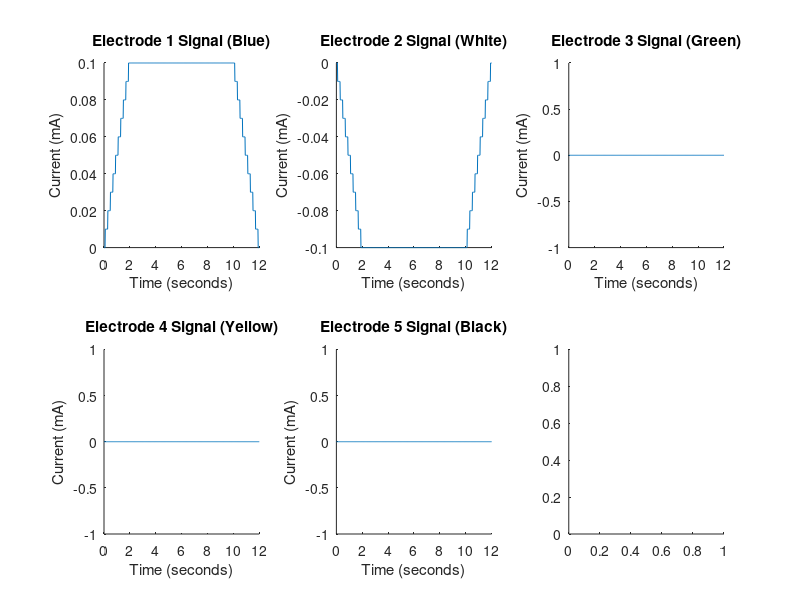

Recreate this plot in MATLAB.
clear ; close all; clc;

%% Edit Inputs Here
%%%%%%%%%%%%%%%%%%%%%%%%%%%%%%%%%%%%%%%%%%%%%%%%%%%%%%%%%%%%%%%%%%%%%%%%%%% 
%Info for saving the Files
%%%%%%%%%%%%%%%%%%%%%%%%%%%%%%%%%%%%%%%%%%%%%%%%%%%%%%%%%%%%%%%%%%%%%%%%%%% 
% set the folder that you want to save the files to
file_path = '/home/gvslinux/Documents/ChairGVS/Profiles/MontageTesting/Bilateral_Left';
% uncomment the mkdir line if the folder does not already exist
% mkdir(file_path) 

% a good naming convention is 
% MontageName_Current_mA_Duration_s_Profile_Type_freq/dir 
% can also add polarity and/or fs to end if applicable
% I might make code that automatically names the profile based on the input
% information
Filename = 'Bilateral_0_10mA_12s_left_bipolar_50Hz'; % the name you would like to file to be saved as 
 
%%%%%%%%%%%%%%%%%%%%%%%%%%%%%%%%%%%%%%%%%%%%%%%%%%%%%%%%%%%%%%%%%%%%%%%%%%% 
% Parameters to modify for all/any profile
%%%%%%%%%%%%%%%%%%%%%%%%%%%%%%%%%%%%%%%%%%%%%%%%%%%%%%%%%%%%%%%%%%%%%%%%%%% 

% (s) duration of signal (does not include padding, 
% or ramp up/down for sinusoid)
Duration = 12; 

% (Hz) sampling frequency, the TTS samples at 50Hz
fs = 50; 

% (mA) peak current, can't exceed 4mA 
PmA = 0.1;

% number of electrodes in the montage (must be at least 2 and no more than 5)
% 2 = bilateral 3 = Cevette, 4 = Aoyama
Num_Electrode = 2; 

% 1 = Sinusoidal, 2 = Noise, 3 = DC
Profile_Type = 3; 

%%%%%%%%%%%%%%%%%%%%%%%%%%%%%%%%%%%%%%%%%%%%%%%%%%%%%%%%%%%%%%%%%%%%%%%%%%%
% Profile Type Modifiers
%%%%%%%%%%%%%%%%%%%%%%%%%%%%%%%%%%%%%%%%%%%%%%%%%%%%%%%%%%%%%%%%%%%%%%%%%%%
% only for sinusoidal and noise profiles 
% 1 = uniploar 2 = bipolar
Polarity_Type = 2; 

% (Hz) only for sinusoidal profiles, set the frequency of 
% the sine wave for the profile
Sin_freq = 0.25; 

% (s) amount of time that current is increased/decreased 
% over- this is time interval at the beginning and end (this is part of the
% profile duration)
ramp_time = 2;

% set this as 1 for sinusoidal and noise; 
% for DC profiles use 1 for left/backward and 2 for right/forward
Current_Direction = 1; 

% Provide some time with zero motion at the beginning and end, if desired
% this adds time to the duration
zpad=0;           % sec at beginning runs padded with zeros
zpad_after = 0;     % sec at the end of runs padded with zeros

%%%%%%%%%%%%%%%%%%%%%%%%%%%%%%%%%%%%%%%%%%%%%%%%%%%%%%%%%%%%%%%%%%%%%%%%%%%
% if Num_Electrode = 4 or 5
%%%%%%%%%%%%%%%%%%%%%%%%%%%%%%%%%%%%%%%%%%%%%%%%%%%%%%%%%%%%%%%%%%%%%%%%%%%
% Specifies the number of cathodes ( 1 or 2) 
% only for configurations with 4 or 5 electrodes
% set as 2 for Aoyama config
Electrode_Config = 2; 

%%%%%%%%%%%%%%%%%%%%%%%%%%%%%%%%%%%%%%%%%%%%%%%%%%%%%%%%%%%%%%%%%%%%%%%%%%%
%% Other setup
code_path = cd;
if PmA>4 %can now go up to 4 mA instead of just 3mA
    error('Error: Peak current cannot exceed 4 mA.')
end
if Num_Electrode<2 || Num_Electrode>5
    error('Error: Number of electrodes cannot be <2 or >5.');
end
if Polarity_Type<1 || Polarity_Type>2
    error('Error: Polarity type must be 1 (unipolar) or 2 (bipolar).');
end


dt=1/fs;  %%% seconds per sample.
t=(0:dt:Duration);  %%% time vector (in seconds).
T=length(t);
freq=0:fs/T:fs/2;

%% Run appropriate signal generator.
if Profile_Type==1
    [GVS_Signal]=Sinusoidal_Ramp(t,fs,PmA,Polarity_Type,Sin_freq);
    T = length(GVS_Signal);
    t = (0:T-1)*dt;
elseif Profile_Type==2
    GVS_Signal=Noise(fs,T,PmA,Polarity_Type);
elseif Profile_Type ==3 
    GVS_Signal(1:T) = PmA;
    GVS_Signal(1:ramp_time*fs) = t(1:ramp_time*fs)*PmA/ramp_time;
    GVS_Signal((T-ramp_time*fs)+1:T) = t(ramp_time*fs:-1:1)*PmA/ramp_time;
end

% Power Spectral Density Analysis:
%% GVS Signal
xdft=fft(GVS_Signal);
xdft=xdft(1:T/2+1);
psdx=(1/(fs*T))*abs(xdft).^2;
psdx(2:end-1)=2*psdx(2:end-1);

%% Create GVS signals for all electrodes.
Electrode_1_Sig=GVS_Signal;
if Num_Electrode==2
    Electrode_2_Sig=GVS_Signal*(-1);
    if Current_Direction ==2
        Electrode_1_Sig=GVS_Signal*(-1);
        Electrode_2_Sig=GVS_Signal;
    end
    Electrode_3_Sig=zeros(1,T);
    Electrode_4_Sig=Electrode_3_Sig;
    Electrode_5_Sig=Electrode_3_Sig;
elseif Num_Electrode==3
    if Current_Direction == 1
        %electrodes 1&2 are cathodes 5 is the anode (backward)
        Electrode_5_Sig = GVS_Signal;
        Electrode_2_Sig=GVS_Signal*(-.5);
        Electrode_1_Sig=Electrode_2_Sig;
        Electrode_3_Sig=zeros(1,T); %Electrode_4_Sig;
    elseif Current_Direction == 2
        %electrodes 1&2 are anodes 5 is the cathode (forward)
        Electrode_5_Sig = -GVS_Signal;
        Electrode_2_Sig=GVS_Signal*(.5);
        Electrode_1_Sig=Electrode_2_Sig;
        Electrode_3_Sig=zeros(1,T); %Electrode_4_Sig;
    else
        Electrode_2_Sig=GVS_Signal*(-.5);
        Electrode_3_Sig=Electrode_2_Sig;
        Electrode_5_Sig=zeros(1,T); %Electrode_4_Sig;
    end
    Electrode_4_Sig=zeros(1,T);
    
elseif Num_Electrode==4
    if Electrode_Config==1
        Electrode_2_Sig=GVS_Signal*(-1/3);
        Electrode_3_Sig=Electrode_2_Sig;
        Electrode_4_Sig=Electrode_2_Sig;
        Electrode_5_Sig=zeros(1,T);
    elseif Electrode_Config==2
        Electrode_5_Sig=zeros(1,T);% may need to switch this to match the length of the sinusoid - seems to be and 2 second difference?
        if Current_Direction == 2
            % electrodes 3&4 are anodes(?) and 1&2 are cathodes (forward)
            Electrode_1_Sig=GVS_Signal*(-1);
            Electrode_2_Sig=Electrode_1_Sig;
            Electrode_3_Sig=GVS_Signal;
        else
            % electrodes 1&2 are anodes and 3&4 are cathodes (Backward)
            Electrode_2_Sig=GVS_Signal;
            Electrode_3_Sig=GVS_Signal*(-1);
        end
        Electrode_4_Sig=Electrode_3_Sig;
    end
elseif Num_Electrode==5
    if Electrode_Config==1
        Electrode_2_Sig=GVS_Signal*(-.25);
        Electrode_3_Sig=Electrode_2_Sig;
        Electrode_4_Sig=Electrode_2_Sig;
        Electrode_5_Sig=Electrode_2_Sig;
    elseif Electrode_Config==2
        Electrode_2_Sig=GVS_Signal;
        Electrode_3_Sig=GVS_Signal*(-2/3);
        Electrode_4_Sig=Electrode_3_Sig;
        Electrode_5_Sig=Electrode_3_Sig;
    end
end

zpad_Zeros= zeros(zpad*fs,1);
zpad_after_Zeros = zeros(zpad_after*fs,1);

%% Make electrode matrix, then round values to hundredths.
ElectrodesM=[dt Electrode_1_Sig;    0  Electrode_2_Sig  ;    0  Electrode_3_Sig  ;    0  Electrode_4_Sig  ;     0  Electrode_5_Sig  ];
ElectM100=ElectrodesM.*100; %% Multiply by 100 to remove the decimal.
RoundElectM=round(ElectM100); %% Rounds to whole numbers.
%%% Check that they all sum to zero. 
SumElectrodes=sum(RoundElectM);
j=find(SumElectrodes);
if min(SumElectrodes(2:end))<-3 && max(SumElectrodes(2:end))>3
    error('Error: Sum of electrodes at certain iterations is >30 uA. Check "j" values to see which iterations do not sum to zero.')
end
%%% Subtract additional currents (<30 uA) from Electrode 5.
ModElect5=[0 (RoundElectM(5,2:end)-SumElectrodes(2:end))];
NewElectM=[RoundElectM(1:4,:);ModElect5];
%%% Check that they all sum to zero again.
SumElectNew=sum(NewElectM(1:5,2:end));
k=find(SumElectNew);
if k~=0
    error('Error: Electrodes did not sum to zero. Check "k" values.')
end

%% Plot GVS signals.
figure;
subplot(2,3,1);
title('Electrode 1 Signal (Blue)'); hold on;
plot(t,(NewElectM(1,2:end)./100));
xlabel('Time (seconds)');
ylabel('Current (mA)');
subplot(2,3,2);
title('Electrode 2 Signal (White)'); hold on;
plot(t,(NewElectM(2,2:end)./100));
xlabel('Time (seconds)');
ylabel('Current (mA)');
subplot(2,3,3);
title('Electrode 3 Signal (Green)'); hold on;
plot(t,(NewElectM(3,2:end)./100));
xlabel('Time (seconds)');
ylabel('Current (mA)');
subplot(2,3,4);
title('Electrode 4 Signal (Yellow)'); hold on;
plot(t,(NewElectM(4,2:end)./100));
xlabel('Time (seconds)');
ylabel('Current (mA)');
subplot(2,3,5);
title('Electrode 5 Signal (Black)'); hold on;
plot(t,(NewElectM(5,2:end)./100));
xlabel('Time (seconds)');
ylabel('Current (mA)');
subplot(2,3,6);
if Profile_Type == 2
plot(freq,10*log10(psdx));
grid on;
title('GVS Signal Periodogram Using FFT');
xlabel('Frequency (Hz)');
ylabel('Power/Frequency (dB/Hz)');
end
cd(file_path);
saveas(gcf, Filename);
cd(code_path);

%% Create CSV file that removes decimals and adds +/- sign.
X=num2str(NewElectM,'%+04g '); %% Create 5 character string with 3-digit number + symbol, then space after.
%%% Create electrode matrix of 5 character values.
Y(1,:)=strsplit(X(1,:)," ");
Y(2,:)=strsplit(X(2,:)," ");
Y(3,:)=strsplit(X(3,:)," ");
Y(4,:)=strsplit(X(4,:)," ");
Y(5,:)=strsplit(X(5,:)," ");
Profile = Y;
%%% Write matlab file and save plot
cd(file_path);
save([Filename '.mat'], 'Profile');
cd(code_path);
%writecell(Y,"CHAIR_GVS_Profile_.csv");
